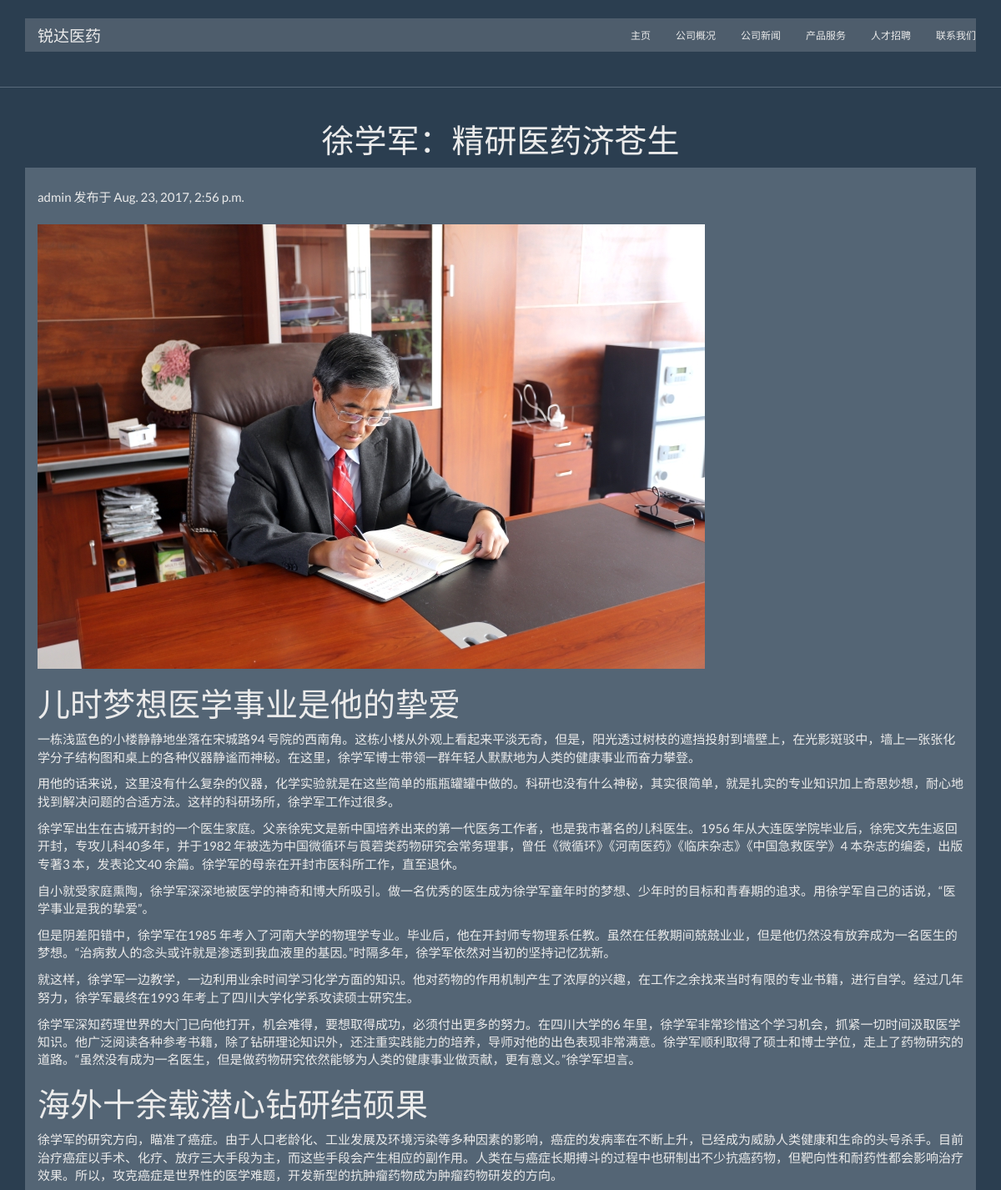
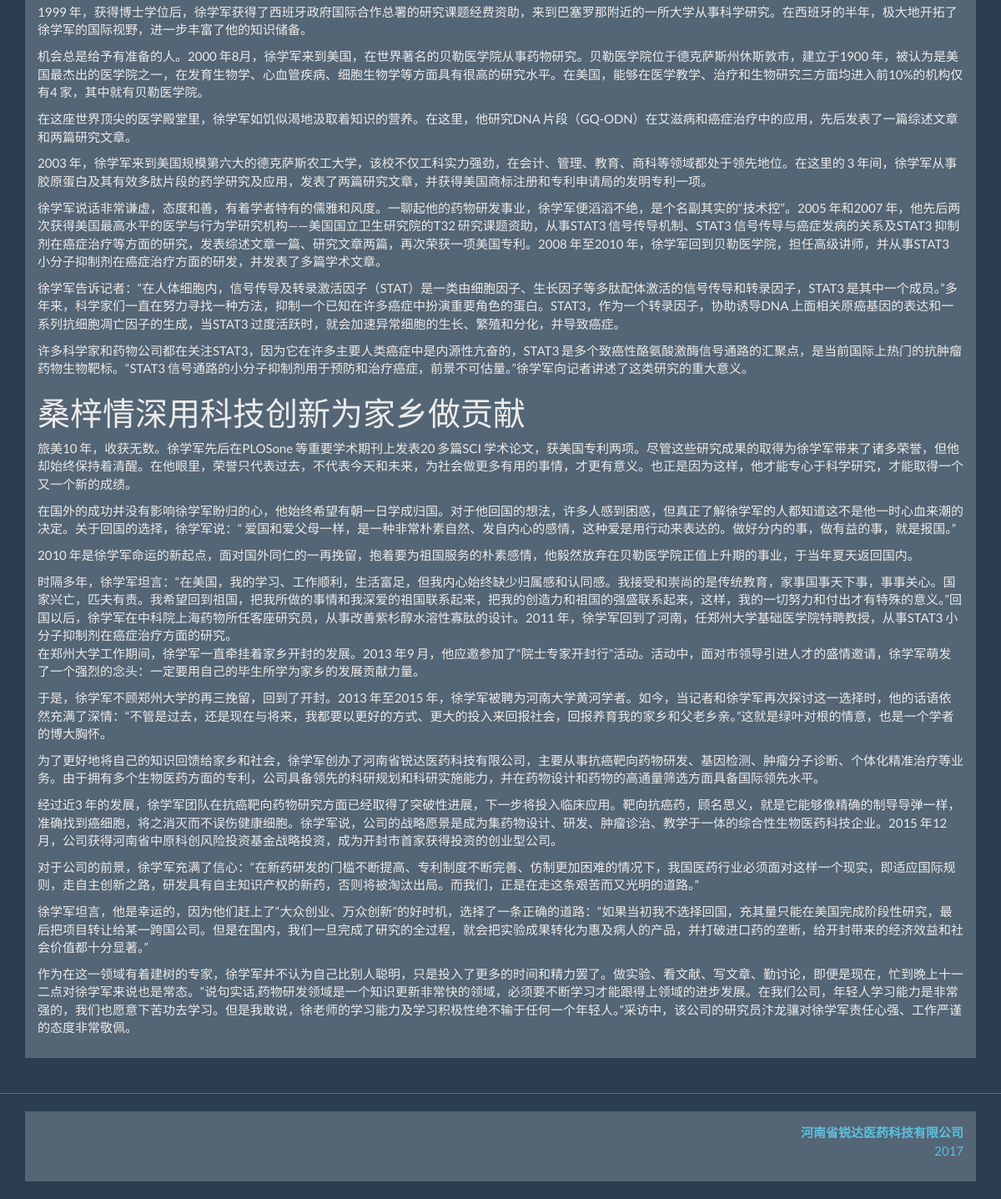
Screenshot of /main/2017/08/23/news001/ with the database file from the repository (2 pictures, top to bottom).
### main/models.py (models this page shows, shortened)
class News(models.Model):
    STATUS_CHOICES = (
        ('draft', 'Draft'),
        ('published', 'Published'),
    )
    CATEGORY_CHOICES = (
        ('news', 'News'),
        ('product', 'Product'),
        ('employment', 'Employment'),
    )
    category = models.CharField(max_length=10,
                                choices=CATEGORY_CHOICES,
                                default='news')
    title = models.CharField(max_length=250)
    slug = models.SlugField(max_length=250,
                            unique_for_date='publish')
    author = models.ForeignKey(User,
                               related_name='news_posts')
    intro = models.TextField(default='请编剧简介')
    body = RichTextUploadingField(default='请编辑内容')
    publish = models.DateTimeField(default=timezone.now)
    created = models.DateTimeField(auto_now_add=True)
    updated = models.DateTimeField(auto_now=True)
    status = models.CharField(max_length=10,
                              choices=STATUS_CHOICES,
                              default='draft')
    objects = models.Manager() # The default manager.
    published = PublishedManager() # Our custom manager.
    class Meta:
        ordering = ('-publish',)
        verbose_name_plural = 'Content'

### main/views.py (the view)
def news_detail(request, year, month, day, news):
    news = get_object_or_404(News, slug=news,
                             status='published',
                             publish__year=year,
                             publish__month=month,
                             publish__day=day)
    return render(
        request,
        "main/news_detail.html",
        {'news': news},
    )

### main/templates/main/news_detail.html (shortened to what this page needs)
{% extends "main/base.html" %}
{% block main %}
    <div class="container">
        <div class="row">
            <div class="col-md-12">
                <h1 class="text-center">{{ news.title }}</h1>
                <div class="panel panel-default">
                    <div class="panel-body">
                            <p class="date">
                                {{ news.author }} 发布于 {{ news.publish }}
                            </p>
                        {{ news.body|safe }}
                    </div>
                </div>
            </div>
        </div>
    </div>
{% endblock main %}

### main/templates/main/base.html (shortened to what this page needs)
﻿<!DOCTYPE html>
<html lang="zh-hans">
    <head>
        {% load staticfiles %}
        <link rel="stylesheet" type="text/css" href="{% static 'main/css/bootstrap.min.css' %}" />
    </head>
    <body>
        <header>
            <div class="container">
                <div class="row">
                    <div class="col-md-12">
                    </div>
                </div>
            </div>
        </header>
        <nav role="navigation">
            <div class="container">
                <div class="row">
                    <div class="col-md-12" style="font-size: large">
                        <div class="navbar navbar-default">
                            <div class="navbar-header">
                                <div class="navbar-brand">锐达医药</div>
                            </div>
                            <ul class="nav navbar-nav navbar-right">
                                <li><a href={% url 'main:index' %}>主页</a></li>
                                <li><a href={% url 'main:about' %}>公司概况</a></li>
                                <li><a href={% url 'main:news' %}>公司新闻</a></li>
                                <li><a href={% url 'main:products' %}>产品服务</a></li>
                                <li><a href={% url 'main:hr' %}>人才招聘</a></li>
                                <li><a href={% url 'main:contacts' %}>联系我们</a></li>
                            </ul>
                        </div>
                    </div>
                </div>
            </div>
        </nav>
        <hr>
        <main>
            {% block main %}{% endblock main %}
        </main>
        <hr>
        <footer>
            <div class="container">
                <div class="row">
                    <div class="col-md-12">
                        <div class="panel panel-default">
                            <div class="panel-body text-right text-info">
                                <strong>河南省锐达医药科技有限公司</strong><p>2017</p>
                            </div>
                        </div>
                    </div>
                </div>
            </div>
        </footer>
    </body>
</html>

### rows the page displays
News: title "徐学军：精研医药济苍生", author "admin", publish "Aug. 23, 2017, 2:56 p.m.", body (picture), body "儿时梦想医学事业是他的挚爱 一栋浅蓝色的小楼静静地坐落在宋城路94 号院的西南角。这栋小楼从外观上看起来平淡无奇，但是，阳光透过树枝的遮挡投射到墙壁上，在光影斑驳中，墙上一张张化学分子结构图和桌上的各种仪器静谧而神秘。在这里，徐学军博士带领一群年轻人默默地为人类的健康事业而奋力攀登。 用他的话来说，这里没有什么复杂的仪器，化学实验就是在这些简单的瓶瓶罐罐中做的。科研也没有什么神秘，其实很简单，就是扎实的专业知识加上奇思妙想，耐心地找到解决问题的合适方法。这样的科研场所，徐学军工作过很多。 徐学军出生在古城开封的一个医生家庭。父亲徐宪文是新中国培养出来的第一代医务工作者，也是我市著名的儿科医生。1956 年从大连医学院毕业后，徐宪文先生返回开封，专攻儿科40多年，并于1982 年被选为中国微循环与莨菪类药物研究会常务理事，曾任《微循环》《河南医药》《临床杂志》《中国急救医学》4 本杂志的编委，出版专著3 本，发表论文40 余篇。徐学军的母亲在开封市医科所工作，直至退休。 自小就受家庭熏陶，徐学军深深地被医学的神奇和博大所吸引。做一名优秀的医生成为徐学军童年时的梦想、少年时的目标和青春期的追求。用徐学军自己的话说，“医学事业是我的挚爱”。 但是阴差阳错中，徐学军在1985 年考入了河南大学的物理学专业。毕业后，他在开封师专物理系任教。虽然在任教期间兢兢业业，但是他仍然没有放弃成为一名医生的梦想。“治病救人的念头或许就是渗透到我血液里的基因。”时隔多年，徐学军依然对当初的坚持记忆犹新。…"
